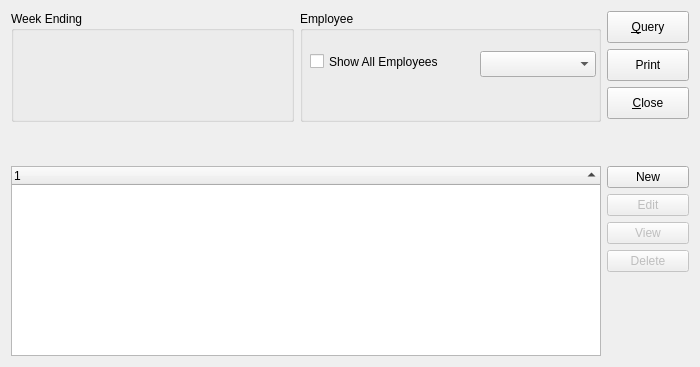
<?xml version="1.0" encoding="UTF-8"?>
<ui version="4.0">
 <comment>This file is part of the xTuple ERP: PostBooks Edition, a free and
open source Enterprise Resource Planning software suite,
Copyright (c) 1999-2009 by OpenMFG LLC, d/b/a xTuple.
It is licensed to you under the Common Public Attribution License
version 1.0, the full text of which (including xTuple-specific Exhibits)
is available at www.xtuple.com/CPAL.  By using this software, you agree
to be bound by its terms.</comment>
 <class>telines</class>
 <widget class="QWidget" name="telines">
  <property name="geometry">
   <rect>
    <x>0</x>
    <y>0</y>
    <width>700</width>
    <height>367</height>
   </rect>
  </property>
  <property name="minimumSize">
   <size>
    <width>700</width>
    <height>360</height>
   </size>
  </property>
  <property name="windowTitle">
   <string>Open Lines</string>
  </property>
  <layout class="QGridLayout" name="gridLayout_5">
   <item row="0" column="0">
    <layout class="QGridLayout" name="gridLayout_4">
     <item row="0" column="0">
      <layout class="QGridLayout" name="gridLayout_2">
       <item row="0" column="0">
        <widget class="QGroupBox" name="_weekendingGrp">
         <property name="sizePolicy">
          <sizepolicy hsizetype="MinimumExpanding" vsizetype="Fixed">
           <horstretch>0</horstretch>
           <verstretch>0</verstretch>
          </sizepolicy>
         </property>
         <property name="minimumSize">
          <size>
           <width>253</width>
           <height>111</height>
          </size>
         </property>
         <property name="title">
          <string>Week Ending</string>
         </property>
         <layout class="QGridLayout" name="gridLayout_3">
          <item row="0" column="0">
           <widget class="DateCluster" name="_weekending"/>
          </item>
         </layout>
        </widget>
       </item>
       <item row="0" column="1">
        <widget class="QGroupBox" name="_empGrp">
         <property name="sizePolicy">
          <sizepolicy hsizetype="MinimumExpanding" vsizetype="Fixed">
           <horstretch>0</horstretch>
           <verstretch>0</verstretch>
          </sizepolicy>
         </property>
         <property name="minimumSize">
          <size>
           <width>301</width>
           <height>111</height>
          </size>
         </property>
         <property name="baseSize">
          <size>
           <width>0</width>
           <height>0</height>
          </size>
         </property>
         <property name="title">
          <string>Employee</string>
         </property>
         <widget class="XComboBox" name="_employees">
          <property name="geometry">
           <rect>
            <x>180</x>
            <y>40</y>
            <width>116</width>
            <height>26</height>
           </rect>
          </property>
         </widget>
         <widget class="QCheckBox" name="_showAll">
          <property name="geometry">
           <rect>
            <x>10</x>
            <y>40</y>
            <width>161</width>
            <height>21</height>
           </rect>
          </property>
          <property name="text">
           <string>Show All Employees</string>
          </property>
         </widget>
        </widget>
       </item>
       <item row="1" column="1">
        <spacer name="verticalSpacer_3">
         <property name="orientation">
          <enum>Qt::Vertical</enum>
         </property>
         <property name="sizeHint" stdset="0">
          <size>
           <width>20</width>
           <height>40</height>
          </size>
         </property>
        </spacer>
       </item>
      </layout>
     </item>
     <item row="0" column="1">
      <layout class="QVBoxLayout" name="verticalLayout">
       <property name="sizeConstraint">
        <enum>QLayout::SetMinAndMaxSize</enum>
       </property>
       <item>
        <widget class="QPushButton" name="_query">
         <property name="sizePolicy">
          <sizepolicy hsizetype="Fixed" vsizetype="Fixed">
           <horstretch>0</horstretch>
           <verstretch>0</verstretch>
          </sizepolicy>
         </property>
         <property name="minimumSize">
          <size>
           <width>82</width>
           <height>32</height>
          </size>
         </property>
         <property name="text">
          <string>&amp;Query</string>
         </property>
        </widget>
       </item>
       <item>
        <widget class="QPushButton" name="_print">
         <property name="sizePolicy">
          <sizepolicy hsizetype="Fixed" vsizetype="Fixed">
           <horstretch>0</horstretch>
           <verstretch>0</verstretch>
          </sizepolicy>
         </property>
         <property name="minimumSize">
          <size>
           <width>82</width>
           <height>32</height>
          </size>
         </property>
         <property name="text">
          <string>Print</string>
         </property>
        </widget>
       </item>
       <item>
        <widget class="QPushButton" name="_close">
         <property name="sizePolicy">
          <sizepolicy hsizetype="Fixed" vsizetype="Fixed">
           <horstretch>0</horstretch>
           <verstretch>0</verstretch>
          </sizepolicy>
         </property>
         <property name="minimumSize">
          <size>
           <width>82</width>
           <height>32</height>
          </size>
         </property>
         <property name="text">
          <string>&amp;Close</string>
         </property>
        </widget>
       </item>
       <item>
        <spacer name="verticalSpacer">
         <property name="orientation">
          <enum>Qt::Vertical</enum>
         </property>
         <property name="sizeHint" stdset="0">
          <size>
           <width>20</width>
           <height>40</height>
          </size>
         </property>
        </spacer>
       </item>
      </layout>
     </item>
     <item row="1" column="0">
      <widget class="XTreeWidget" name="_lines">
       <property name="sortingEnabled">
        <bool>true</bool>
       </property>
      </widget>
     </item>
     <item row="1" column="1">
      <layout class="QGridLayout" name="gridLayout">
       <item row="0" column="0">
        <widget class="QPushButton" name="_new">
         <property name="text">
          <string>New</string>
         </property>
        </widget>
       </item>
       <item row="1" column="0">
        <widget class="QPushButton" name="_edit">
         <property name="enabled">
          <bool>false</bool>
         </property>
         <property name="text">
          <string>Edit</string>
         </property>
        </widget>
       </item>
       <item row="2" column="0">
        <widget class="QPushButton" name="_view">
         <property name="enabled">
          <bool>false</bool>
         </property>
         <property name="text">
          <string>View</string>
         </property>
        </widget>
       </item>
       <item row="3" column="0">
        <widget class="QPushButton" name="_delete">
         <property name="enabled">
          <bool>false</bool>
         </property>
         <property name="text">
          <string>Delete</string>
         </property>
        </widget>
       </item>
       <item row="4" column="0">
        <spacer name="verticalSpacer_2">
         <property name="orientation">
          <enum>Qt::Vertical</enum>
         </property>
         <property name="sizeHint" stdset="0">
          <size>
           <width>20</width>
           <height>40</height>
          </size>
         </property>
        </spacer>
       </item>
      </layout>
     </item>
    </layout>
   </item>
  </layout>
 </widget>
 <customwidgets>
  <customwidget>
   <class>DateCluster</class>
   <extends>QWidget</extends>
   <header>datecluster.h</header>
   <container>1</container>
  </customwidget>
  <customwidget>
   <class>XComboBox</class>
   <extends>QComboBox</extends>
   <header>xcombobox.h</header>
  </customwidget>
  <customwidget>
   <class>XTreeWidget</class>
   <extends>QTreeWidget</extends>
   <header>xtreewidget.h</header>
   <container>1</container>
  </customwidget>
 </customwidgets>
 <resources/>
 <connections>
  <connection>
   <sender>_lines</sender>
   <signal>valid(bool)</signal>
   <receiver>_edit</receiver>
   <slot>setEnabled(bool)</slot>
   <hints>
    <hint type="sourcelabel">
     <x>163</x>
     <y>181</y>
    </hint>
    <hint type="destinationlabel">
     <x>342</x>
     <y>146</y>
    </hint>
   </hints>
  </connection>
  <connection>
   <sender>_lines</sender>
   <signal>valid(bool)</signal>
   <receiver>_delete</receiver>
   <slot>setEnabled(bool)</slot>
   <hints>
    <hint type="sourcelabel">
     <x>163</x>
     <y>181</y>
    </hint>
    <hint type="destinationlabel">
     <x>342</x>
     <y>214</y>
    </hint>
   </hints>
  </connection>
 </connections>
</ui>
